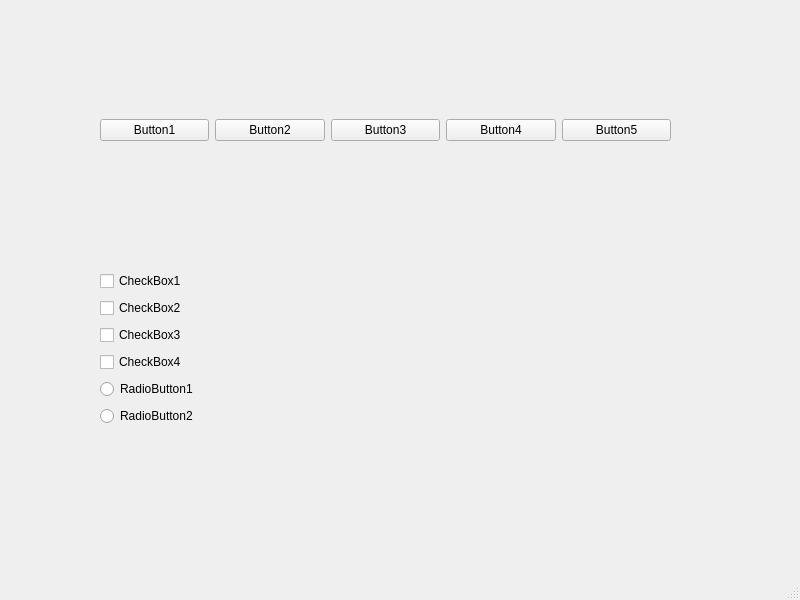
<?xml version="1.0" encoding="UTF-8"?>
<ui version="4.0">
 <class>MainWindow</class>
 <widget class="QMainWindow" name="MainWindow">
  <property name="geometry">
   <rect>
    <x>0</x>
    <y>0</y>
    <width>800</width>
    <height>600</height>
   </rect>
  </property>
  <property name="windowTitle">
   <string>MainWindow</string>
  </property>
  <widget class="QWidget" name="centralwidget">
   <widget class="QWidget" name="verticalLayoutWidget">
    <property name="geometry">
     <rect>
      <x>100</x>
      <y>270</y>
      <width>571</width>
      <height>157</height>
     </rect>
    </property>
    <layout class="QVBoxLayout" name="verticalLayout">
     <item>
      <widget class="QCheckBox" name="checkBox">
       <property name="text">
        <string>CheckBox1</string>
       </property>
      </widget>
     </item>
     <item>
      <widget class="QCheckBox" name="checkBox_3">
       <property name="text">
        <string>CheckBox2</string>
       </property>
      </widget>
     </item>
     <item>
      <widget class="QCheckBox" name="checkBox_2">
       <property name="text">
        <string>CheckBox3</string>
       </property>
      </widget>
     </item>
     <item>
      <widget class="QCheckBox" name="checkBox_4">
       <property name="text">
        <string>CheckBox4</string>
       </property>
      </widget>
     </item>
     <item>
      <widget class="QRadioButton" name="radioButton">
       <property name="text">
        <string>RadioButton1</string>
       </property>
      </widget>
     </item>
     <item>
      <widget class="QRadioButton" name="radioButton_2">
       <property name="text">
        <string>RadioButton2</string>
       </property>
      </widget>
     </item>
    </layout>
   </widget>
   <widget class="QWidget" name="">
    <property name="geometry">
     <rect>
      <x>100</x>
      <y>60</y>
      <width>571</width>
      <height>141</height>
     </rect>
    </property>
    <layout class="QHBoxLayout" name="horizontalLayout">
     <item>
      <widget class="QPushButton" name="pushButton">
       <property name="text">
        <string>Button1</string>
       </property>
      </widget>
     </item>
     <item>
      <widget class="QPushButton" name="pushButton_2">
       <property name="text">
        <string>Button2</string>
       </property>
      </widget>
     </item>
     <item>
      <widget class="QPushButton" name="pushButton_3">
       <property name="text">
        <string>Button3</string>
       </property>
      </widget>
     </item>
     <item>
      <widget class="QPushButton" name="pushButton_4">
       <property name="text">
        <string>Button4</string>
       </property>
      </widget>
     </item>
     <item>
      <widget class="QPushButton" name="pushButton_5">
       <property name="text">
        <string>Button5</string>
       </property>
      </widget>
     </item>
    </layout>
   </widget>
  </widget>
  <widget class="QMenuBar" name="menubar">
   <property name="geometry">
    <rect>
     <x>0</x>
     <y>0</y>
     <width>800</width>
     <height>26</height>
    </rect>
   </property>
  </widget>
  <widget class="QStatusBar" name="statusbar"/>
 </widget>
 <resources/>
 <connections/>
</ui>
